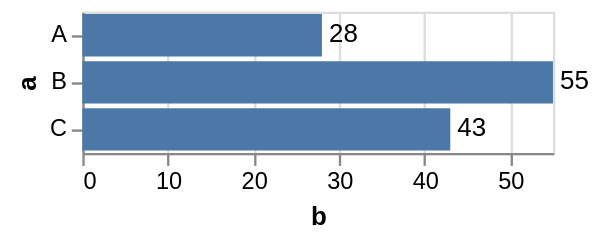

Specify this chart in Vega-Lite:
### Vega specification from a JSON file in a GitHub repository (floating-point values rounded to 4 significant figures)
{"$schema": "https://vega.github.io/schema/vega/v5.json", "background": "white", "padding": 5, "width": 200, "style": "cell", "data": [{"name": "source_0", "values": [{"a": "A", "b": 28}, {"a": "B", "b": 55}, {"a": "C", "b": 43}]}, {"name": "data_0", "source": "source_0", "transform": [{"type": "filter", "expr": "isValid(datum[\"b\"]) && isFinite(+datum[\"b\"])"}]}], "signals": [{"name": "y_step", "value": 20}, {"name": "height", "update": "bandspace(domain('y').length, 0.1, 0.05) * y_step"}], "marks": [{"name": "layer_0_marks", "type": "rect", "style": ["bar"], "from": {"data": "data_0"}, "encode": {"update": {"fill": {"value": "#4c78a8"}, "x": {"scale": "x", "field": "b"}, "x2": {"scale": "x", "value": 0}, "y": {"scale": "y", "field": "a"}, "height": {"scale": "y", "band": true}}}}, {"name": "layer_1_marks", "type": "text", "style": ["text"], "from": {"data": "data_0"}, "encode": {"update": {"align": {"value": "left"}, "baseline": {"value": "middle"}, "dx": {"value": 3}, "fill": {"value": "black"}, "x": {"scale": "x", "field": "b"}, "y": {"scale": "y", "field": "a", "band": 0.5}, "text": {"signal": "format(datum[\"b\"], \"\")"}}}}], "scales": [{"name": "x", "type": "linear", "domain": {"data": "data_0", "field": "b"}, "range": [0, {"signal": "width"}], "nice": true, "zero": true}, {"name": "y", "type": "band", "domain": {"data": "data_0", "field": "a", "sort": true}, "range": {"step": {"signal": "y_step"}}, "paddingInner": 0.1, "paddingOuter": 0.05}], "axes": [{"scale": "x", "orient": "bottom", "gridScale": "y", "grid": true, "tickCount": {"signal": "ceil(width/40)"}, "domain": false, "labels": false, "maxExtent": 0, "minExtent": 0, "ticks": false, "zindex": 0}, {"scale": "x", "orient": "bottom", "grid": false, "title": "b", "labelFlush": true, "labelOverlap": true, "tickCount": {"signal": "ceil(width/40)"}, "zindex": 0}, {"scale": "y", "orient": "left", "grid": false, "title": "a", "labelOverlap": true, "zindex": 0}]}
